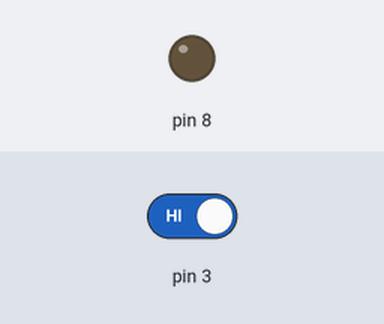
A sketch run on a simulated Arduino Uno, built with avr-gcc and run on an emulated ATmega328P. Shown: output pins drawn as LEDs (lit = HIGH). The inputs (shaded band) are chosen by the test bench; at power-on: pin 3 HIGH. Pins used as bus, display or sensor lines are not drawn.

Above: at 1.2 s.
1.3 s: pin 3 driven LOW
At 2.2 s:
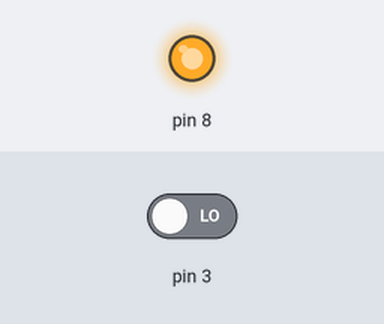
2.8 s: pin 3 driven HIGH
At 5.4 s:
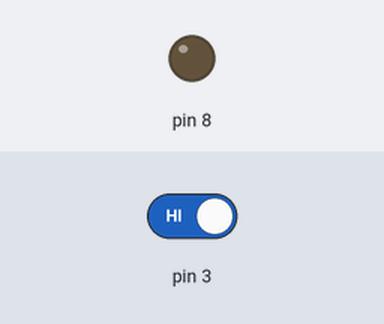
Timing chart, 0 to 6.9 s (numbered marks = the images above; inputs shaded):
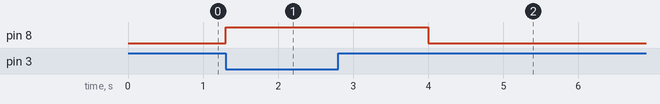

The sketch:

blink_interrupt.ino
```cpp
void setup() {

  pinMode(7, OUTPUT);
  pinMode(8,OUTPUT);
  attachInterrupt(1,Paro,LOW);
}


void loop() {
  digitalWrite(8,LOW);
  digitalWrite(7, HIGH);   // turn the LED on (HIGH is the voltage level)
  delay(1000);              // wait for a second
  digitalWrite(7, LOW);    // turn the LED off by making the voltage LOW
  delay(1000);              // wait for a second
}

void Paro(){
  digitalWrite(7,LOW);
  digitalWrite(8,HIGH);
}
```

Measured:
- after the input at 1.3 s, pin 8: LOW → HIGH at once
- after the input at 2.8 s, pin 8: HIGH → LOW after 1.2 s
